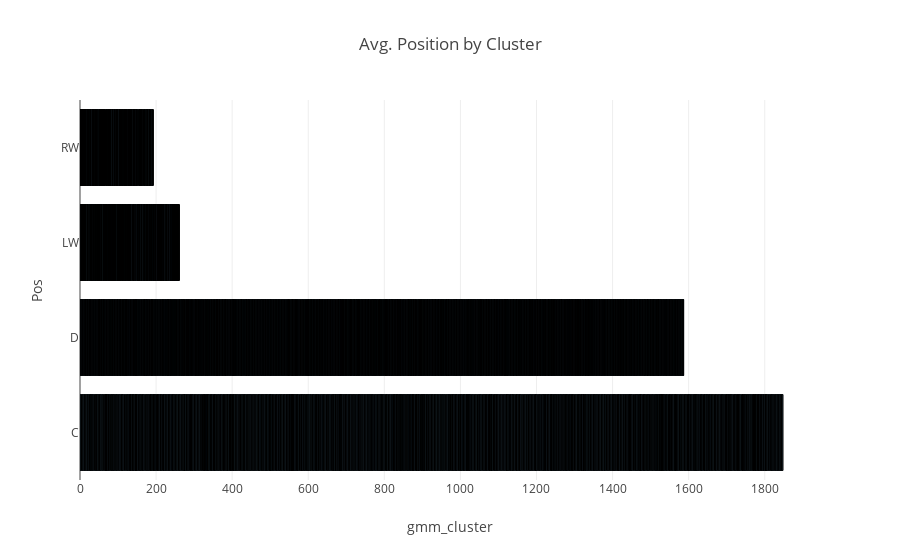

The code cell stored with this chart in its notebook:
### Code cell
fig = px.bar(train_tot, 
            x='gmm_cluster',
            y='Pos',
            title='Avg. Position by Cluster',
            template='none')

fig.update_traces(marker_color='lightskyblue',
                  marker_line_color='black',
                  marker_line_width=1)

fig.show()

### Figure 1 — Plotly figure (JSON) as saved in the notebook; plotly's stock layout.template omitted (floating-point values rounded to 4 significant figures; data arrays with more than 128 entries replaced by an {"elided": "..."} marker saying what was removed)
{"data": [{"alignmentgroup": "True", "hovertemplate": "gmm_cluster=%{x}<br>Pos=%{y}<extra></extra>", "legendgroup": "", "marker": {"color": "lightskyblue", "line": {"color": "black", "width": 1}}, "name": "", "offsetgroup": "", "orientation": "h", "showlegend": false, "textposition": "auto", "type": "bar", "x": {"elided": "5605 int values"}, "xaxis": "x", "y": {"elided": "5605 str values"}, "yaxis": "y"}], "layout": {"barmode": "relative", "legend": {"tracegroupgap": 0}, "title": {"text": "Avg. Position by Cluster"}, "xaxis": {"anchor": "y", "domain": [0, 1], "title": {"text": "gmm_cluster"}}, "yaxis": {"anchor": "x", "domain": [0, 1], "title": {"text": "Pos"}}}}
